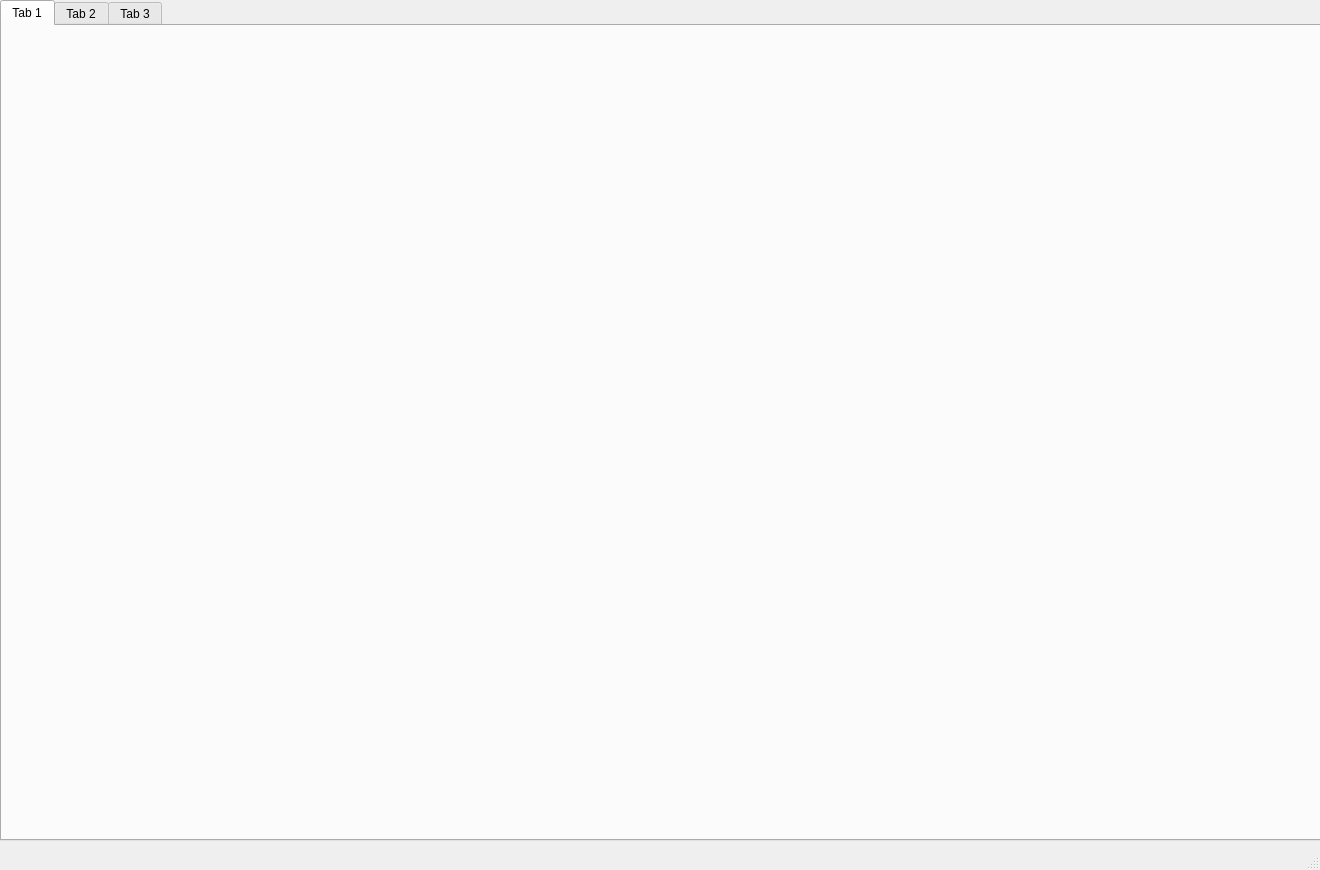
<?xml version="1.0" encoding="UTF-8"?>
<ui version="4.0">
 <class>MainWindow</class>
 <widget class="QMainWindow" name="MainWindow">
  <property name="geometry">
   <rect>
    <x>0</x>
    <y>0</y>
    <width>1320</width>
    <height>870</height>
   </rect>
  </property>
  <property name="windowTitle">
   <string>MainWindow</string>
  </property>
  <widget class="QWidget" name="centralwidget">
   <widget class="QTabWidget" name="tabWidget">
    <property name="geometry">
     <rect>
      <x>0</x>
      <y>0</y>
      <width>1321</width>
      <height>841</height>
     </rect>
    </property>
    <property name="tabShape">
     <enum>QTabWidget::Rounded</enum>
    </property>
    <property name="currentIndex">
     <number>0</number>
    </property>
    <property name="iconSize">
     <size>
      <width>16</width>
      <height>16</height>
     </size>
    </property>
    <widget class="QWidget" name="main_tab">
     <attribute name="title">
      <string>Tab 1</string>
     </attribute>
    </widget>
    <widget class="QWidget" name="access_tab">
     <attribute name="title">
      <string>Tab 2</string>
     </attribute>
    </widget>
    <widget class="QWidget" name="log_tab">
     <attribute name="title">
      <string>Tab 3</string>
     </attribute>
    </widget>
   </widget>
  </widget>
  <widget class="QStatusBar" name="statusbar"/>
 </widget>
 <resources/>
 <connections/>
</ui>
